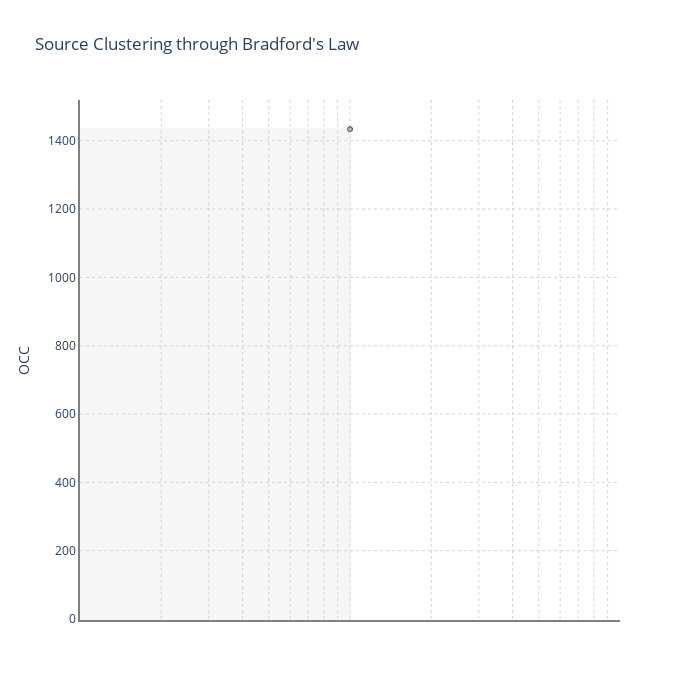

The notebook cell this image was saved under:
### Markdown cell above
Ley de Bradford
---

### Code cell
from techminer2 import bibliometrix

bibliometrix.sources.bradford_law(
    directory="../../data/",
    database="documents"
).plot_.update_layout(
    width=700,
    height=700,
)

### Figure 1 — Plotly figure (JSON) as saved in the notebook; plotly's stock layout.template omitted (floating-point values rounded to 4 significant figures)
{"data": [{"customdata": [["DYNA"]], "hovertemplate": "no=%{x}<br>OCC=%{y}<br>source_abbr=%{customdata[0]}<extra></extra>", "legendgroup": "", "line": {"color": "darkslategray", "dash": "solid"}, "marker": {"color": "rgb(171,171,171)", "line": {"color": "darkslategray", "width": 1}, "size": 5, "symbol": "circle"}, "mode": "lines+markers", "name": "", "orientation": "v", "showlegend": false, "type": "scatter", "x": [1], "xaxis": "x", "y": [1434], "yaxis": "y"}], "layout": {"height": 700, "legend": {"tracegroupgap": 0}, "paper_bgcolor": "white", "plot_bgcolor": "white", "shapes": [{"fillcolor": "lightgrey", "line": {"color": "lightgrey", "width": 2}, "opacity": 0.2, "type": "rect", "x0": 1, "x1": 0, "y0": 0, "y1": 1434}], "title": {"text": "Source Clustering through Bradford's Law"}, "width": 700, "xaxis": {"anchor": "y", "autorange": true, "domain": [0, 1], "gridcolor": "lightgray", "griddash": "dot", "linecolor": "gray", "linewidth": 2, "range": [-20.04, 1.184], "showticklabels": false, "tickangle": -90, "title": {}, "type": "log"}, "yaxis": {"anchor": "x", "autorange": true, "domain": [0, 1], "gridcolor": "lightgray", "griddash": "dot", "linecolor": "gray", "linewidth": 2, "range": [-2.927, 1519.0], "title": {"text": "OCC"}, "type": "linear"}}}
